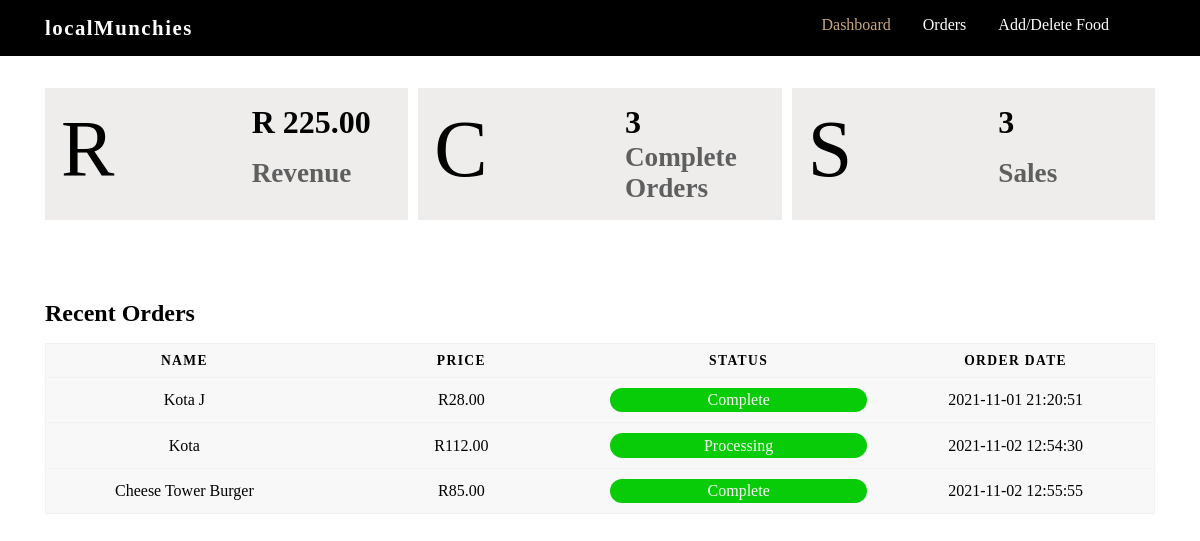
The page /dashboard.php (signed in) on the database its author committed.
### tables this page shows
CREATE TABLE `orders` (
  `order_id` int(11) NOT NULL,
  `food_id` int(11) NOT NULL,
  `customer_id` int(11) NOT NULL,
  `store_id` int(11) NOT NULL,
  `food_name` varchar(255) NOT NULL,
  `food_price` decimal(10,2) NOT NULL,
  `quantity` int(11) NOT NULL,
  `OrderStatus` varchar(20) NOT NULL,
  `customerAddress` varchar(255) NOT NULL,
  `OrderDate` datetime NOT NULL
);

### dashboard.php (the view, shortened to what this page needs)
<?php
include './database/dbconn.php';
include './templates/dashboardnav.php';
$storeID = $_SESSION['storeID'];
$sql = "SELECT * FROM orders WHERE store_id='$storeID'";
$results = mysqli_query($conn, $sql);
$orders = mysqli_fetch_all($results, MYSQLI_ASSOC);
$salesCount = mysqli_num_rows($results);
$revenue = 0;
foreach ($orders as $order) {
    $revenue = $revenue + $order['food_price'];
}
?>
<section>
    <div class="container">
        <div class="cardContainer">
            <div class="card">
                <div class="cardIcon">
                    R
                </div>
                <div class="carditems">
                    <h2>R <?php echo number_format($revenue, 2); ?></h2>
                    <h3>Revenue</h3>
                </div>
            </div>
            <div class="card">
                <div class="cardIcon">
                    C
                </div>
                <div class="carditems">
                    <h2>
                        <?php
                        echo mysqli_num_rows($results);
                        ?>
                    </h2>
                    <h3>Complete Orders</h3>
                </div>
            </div>
            <div class="card">
                <div class="cardIcon">
                    S
                </div>
                <div class="carditems">
                    <h2>
                        <?php echo $salesCount; ?>
                    </h2>
                    <h3>Sales</h3>
                </div>
            </div>
        </div>
        <div class="contents">
            <div class="recentOrders">
                <h2>Recent Orders</h2>
                <table>
                    <thead>
                        <tr>
                            <th scope="col">Name</th>
                            <th scope="col">Price</th>
                            <th scope="col">Status</th>
                            <th scope="col">Order Date</th>
                        </tr>
                    </thead>
                    <tbody>
                        <form action="">
                            <?php foreach ($orders as $order) : ?>
                                <tr>
                                    <td data-label="Name"><?php echo $order['food_name'] ?></td>
                                    <td data-label="Price">R<?php echo $order['food_price'] ?></td>
                                    <td data-label="Status">
                                        <div class="status <?php if ($order['OrderStatus'] == 'complete') {
                                                                echo 'processing';
                                                            } else {
                                                                echo 'delivered';
                                                            } ?>"><?php echo $order['OrderStatus'] ?>
                                        </div>
                                    </td>
                                    <td data-label="Order"><?php echo $order['OrderDate'] ?></td>
                                </tr>
                            <?php endforeach ?>
                        </form>
                    </tbody>
                </table>
            </div>
        </div>
    </div>
</section>
</body>
</html>

### css/dashboard.css (style rules this page uses)
* { margin: 0; padding: 0; text-decoration: none; list-style: none; -webkit-box-sizing: border-box; box-sizing: border-box; }
.container { padding: 0 15px; width: 100%; margin: 0 auto; }
@media screen and (min-width: 480px) { .container { max-width: 570px; } }
@media screen and (min-width: 768px) { .container { max-width: 720px; } }
@media screen and (min-width: 992px) { .container { max-width: 960px; } }
@media screen and (min-width: 1200px) { .container { max-width: 1140px; } }
.cardContainer { display: grid; justify-content: center; width: 100%; padding: 1rem 0; }
.card { background-color: #eeedec; padding: 1rem 1rem; margin: 1rem 0; display: grid; grid-gap: 50px; grid-template-columns: 1fr 1fr; width: 100%; }
.carditems h2 { font-weight: 900; font-size: 2rem; }
.carditems h3 { font-size: 1.7rem; color: #5f5f5f; }
.carditems { display: grid; grid-row-gap: 1px; }
.cardIcon { font-size: 5rem; }
.recentOrders { margin-top: 3rem; }
table { border-collapse: collapse; margin: 0; margin-top: 1rem; padding: 0; width: 100%; table-layout: fixed; }
table tr { background-color: #f8f8f8; border: 1px solid #f3f1f1; padding: .35em; }
table th, table td { padding: .625em; text-align: center; }
table th { font-size: .85em; letter-spacing: .1em; text-transform: uppercase; }
.status { color: #fbf8f8; padding: 0.2rem; border-radius: 20px; }
.delivered { background-color: #07cc07; }
@media screen and (min-width: 992px) { .cardContainer { grid-template-columns: repeat(3, 1fr); grid-gap: 10px; } }

### rows shown on the page
orders: food_name "Kota J", food_price "28.00", OrderStatus "Complete", OrderDate "2021-11-01 21:20:51"
orders: food_name "Kota", food_price "112.00", OrderStatus "Processing", OrderDate "2021-11-02 12:54:30"
orders: food_name "Cheese Tower Burger", food_price "85.00", OrderStatus "Complete", OrderDate "2021-11-02 12:55:55"

### other values the page prints
$_SESSION['Storename'] "localMunchies"
$revenue "225.00"
mysqli_num_rows($results) "3"
$salesCount "3"
